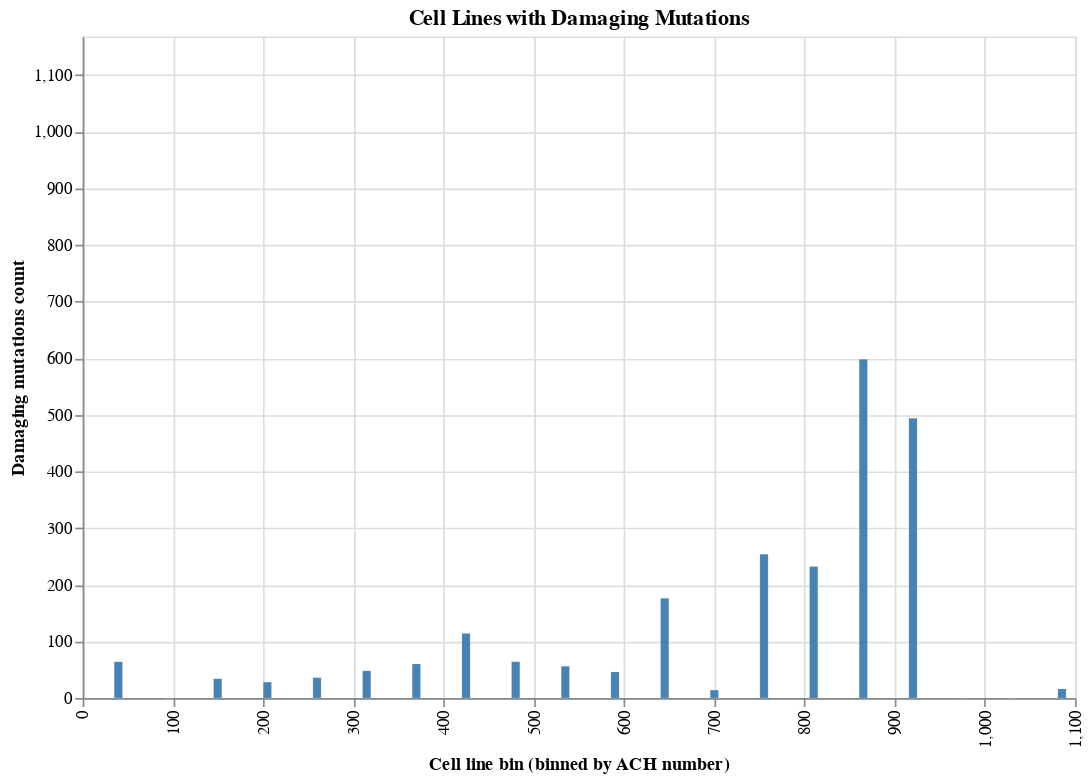

Here is the notebook cell this chart was saved with:
### Markdown cell above
<style>
.viz-header {
    color: #1d4ed8 !important;
    font-size: 2rem;
    font-weight: 600;
    border-left: 5px solid #3b82f6;
    padding-left: 15px;
    margin-top: 30px;
    margin-bottom: 15px;
    background: #f8fafc;
    padding-top: 10px;
    padding-bottom: 10px;
}
.viz-description {
    color: #374151;
    font-size: 1.05rem;
    line-height: 1.7;
    margin-bottom: 20px;
}
.features-box {
    background: #f8fafc;
    border: 1px solid #e2e8f0;
    border-radius: 10px;
    padding: 20px;
    margin: 20px 0;
}
.features-title {
    color: #374151;
    font-size: 1.3rem;
    font-weight: 600;
    margin-top: 0;
    margin-bottom: 15px;
}
.features-list {
    color: #475569;
    font-size: 1rem;
    margin: 0;
}
.features-list li {
    margin-bottom: 12px;
    font-weight: 500;
}
.feature-highlight {
    background-color: #f8fafc;
    color: #374151;
    padding: 2px 6px;
    border-radius: 4px;
    font-weight: 600;
}
</style>

<h2 class="viz-header">Data Visualization</h2>

<p class="viz-description">Creates an interactive histogram using Altair to visualize a frequency distribution of damaging mutations in cell lines associated with lung cancer.</p>

<div class="features-box">
<h3 class="features-title">Chart Features:</h3>
<ul class="features-list">
<li><span class="feature-highlight">Slider widget:</span> Dynamic slider allows the viewer to interactively select the number of cell line bins</li>
<li><span class="feature-highlight">Tool tips:</span> Hovering mouse cursor over bin shows bin details</li>
</ul>
</div>

### Code cell
# Creates an interactive histogram with a slider to control the number of bins.

#  alt.Chart: Interactive Altair chart with working slider  
         
# Prepare data
df['cell_line_last_6'] = df['cell_line'].str[-6:]
df['cell_line_q'] = pd.to_numeric(df['cell_line_last_6'])
field = 'cell_line_q'
sum_field = 'sum'   

# Configure slider parameters
bin_param = alt.param(
    name='num_bins',  # Same name as working version
    value=20,
    bind=alt.binding_range(min=10, max=30, step=1, name='Number of Bins: ')
)

# Pre-aggregate all possible bin counts
all_binned_data = []

for n_bins in range(10, 31):
    df_temp = df.copy()
    df_temp['num_bins'] = n_bins  # Same field name as working
    
    # Create bin edges and assign data to bins
    bin_edges = np.linspace(df[field].min(), df[field].max(), n_bins + 1)
    df_temp['bin_assignment'] = pd.cut(df_temp[field], bins=bin_edges, include_lowest=True)
    
    
    # Group by bins and aggregate
    binned = df_temp.groupby(['bin_assignment', 'num_bins']).agg({
        sum_field: 'sum',
        field: 'count'
    }).reset_index()
    
    binned.columns = ['bin_assignment', 'num_bins', 'sum_value', 'count']
    
    
    # Calculate bin positions
    binned['bin_left'] = pd.to_numeric(binned['bin_assignment'].apply(lambda x: x.left))
    binned['bin_right'] = pd.to_numeric(binned['bin_assignment'].apply(lambda x: x.right))
    binned['bin_center'] = (binned['bin_left'] + binned['bin_right']) / 2

    binned = binned.drop('bin_assignment', axis=1)
    
    all_binned_data.append(binned)

# Combine all bin configurations
combined = pd.concat(all_binned_data, ignore_index=True)

# Create interactive chart 
chart = alt.Chart(combined).add_params(
    bin_param
).transform_filter(
    'datum.num_bins == num_bins'  # Exact same filter as working
).mark_bar(
    color='steelblue',
    stroke='white',
    strokeWidth=0.1  # Very thin for near-contiguous appearance
).encode(
    alt.X('bin_center:Q', 
            title='Cell line bin (binned by ACH number)',
            axis=alt.Axis(labelAngle=-90)),
    alt.Y('sum_value:Q', 
            title='Damaging mutations count',
            scale=alt.Scale(domain=[0, combined['sum_value'].max() * 1.1]))
).properties(
    width=600,
    height=400,
    title='Cell Lines with Damaging Mutations'
)

chart.show()

### Figure 1 — Vega-Lite specification as saved in the notebook (floating-point values rounded to 4 significant figures; data arrays with more than 128 entries replaced by an {"elided": "..."} marker saying what was removed)
{"config": {"view": {"continuousWidth": 300, "continuousHeight": 300}}, "data": {"name": "data-a75492a0fc88af451196be6c015b7ec9"}, "mark": {"type": "bar", "color": "steelblue", "stroke": "white", "strokeWidth": 0.1}, "encoding": {"x": {"axis": {"labelAngle": -90}, "field": "bin_center", "title": "Cell line bin (binned by ACH number)", "type": "quantitative"}, "y": {"field": "sum_value", "scale": {"domain": [0, 1168.0]}, "title": "Damaging mutations count", "type": "quantitative"}}, "height": 400, "params": [{"name": "num_bins", "bind": {"input": "range", "max": 30, "min": 10, "name": "Number of Bins: ", "step": 1}, "value": 20}], "title": "Cell Lines with Damaging Mutations", "transform": [{"filter": "datum.num_bins == num_bins"}], "width": 600, "$schema": "https://vega.github.io/schema/vega-lite/v5.20.1.json", "datasets": {"data-a75492a0fc88af451196be6c015b7ec9": {"elided": "420 records"}}}
